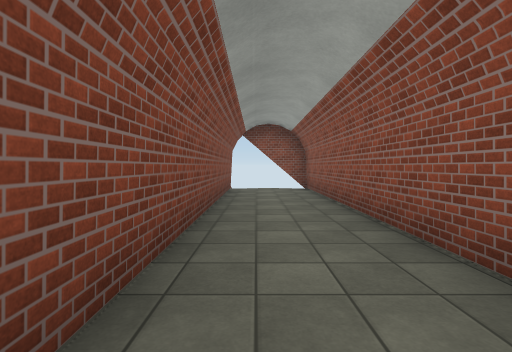
view 1 (above)

16 first-person views from a walk through a Unity game level. The camera is 1.4 m above the floor, tilts 2° down and sees 85° across. The floor is counted in squares, 2 m on a side. Each view is taken from the middle of a square. On the plan, view 1 faces up. The plan holds only what a view shows up to about 9 squares ahead; the rest is blank. The place goes on beyond the plan. Surface patterns are stand-ins for the level's own textures.

view 2
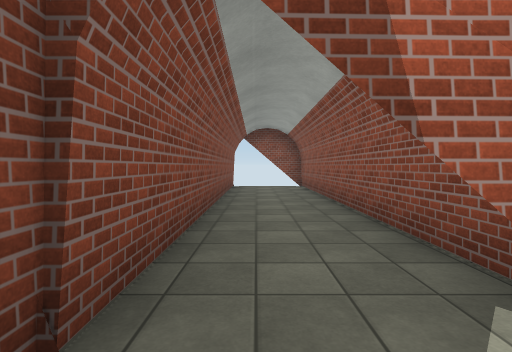

view 3
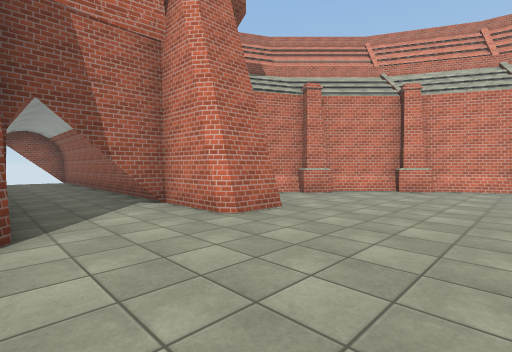

view 4
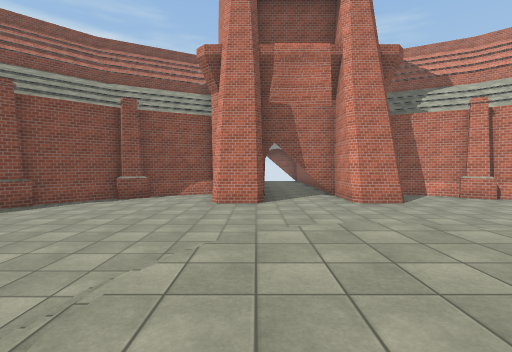

view 5
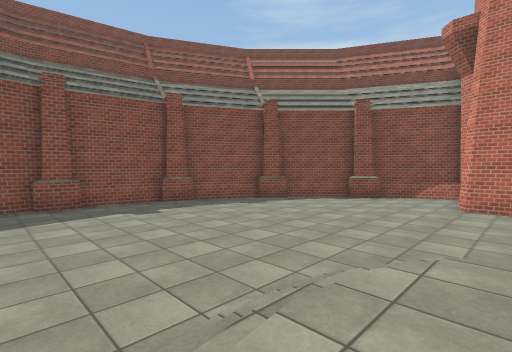

view 6
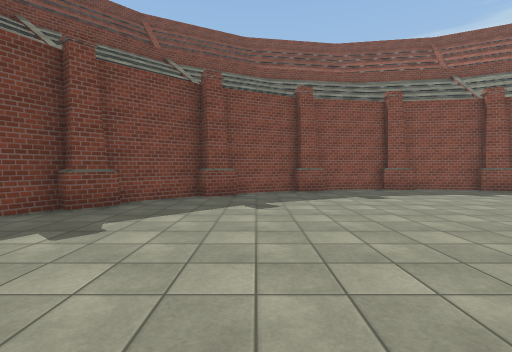

view 7
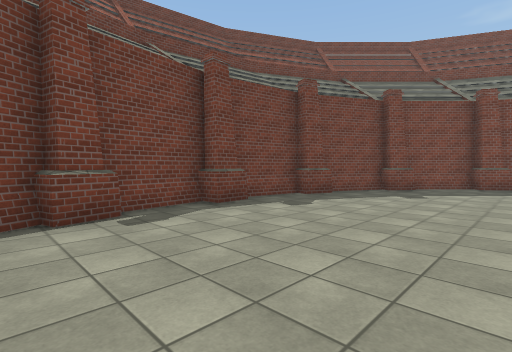

view 8
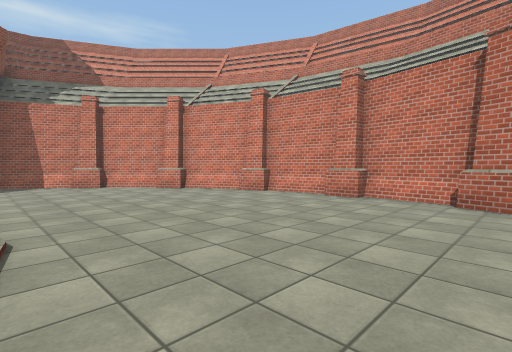

view 9
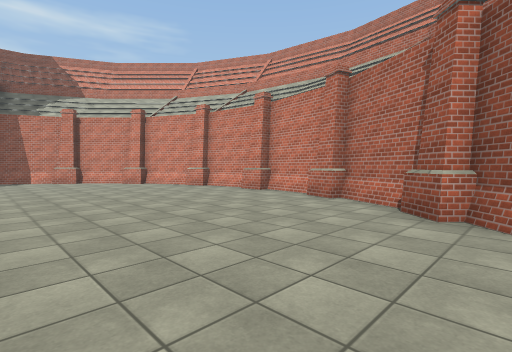

view 10
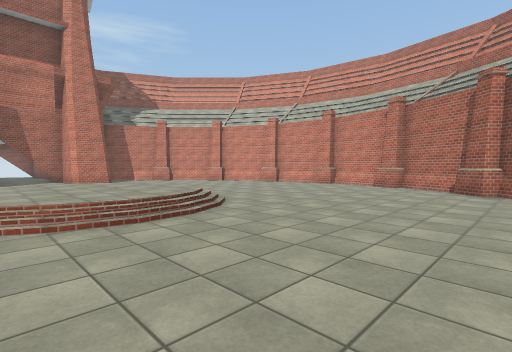

view 11
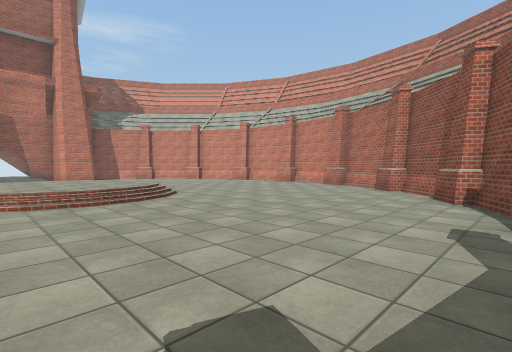

view 12
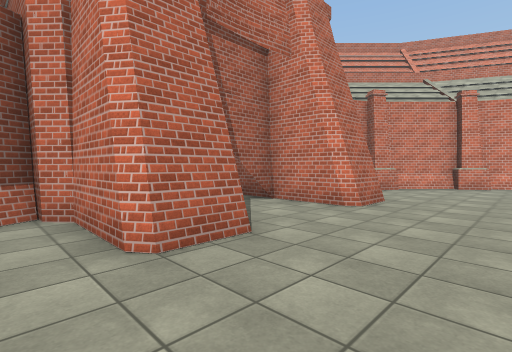

view 13
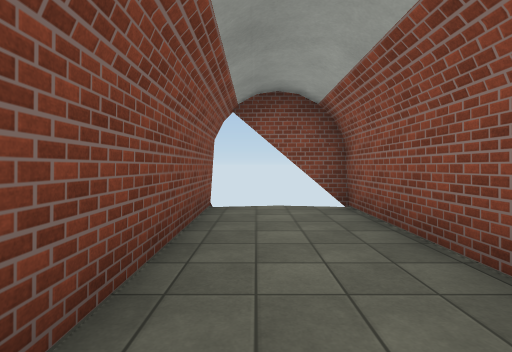

view 14
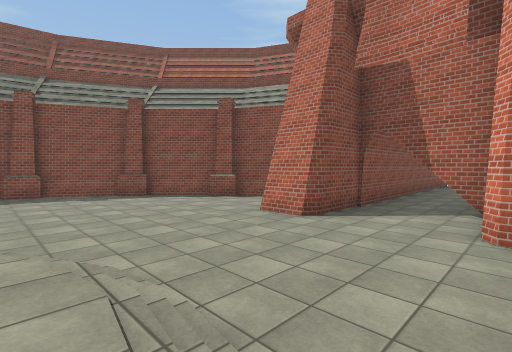

view 15
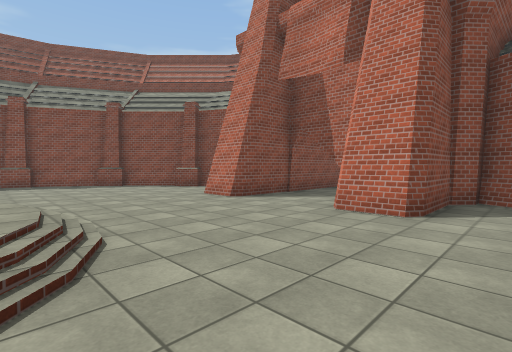

view 16
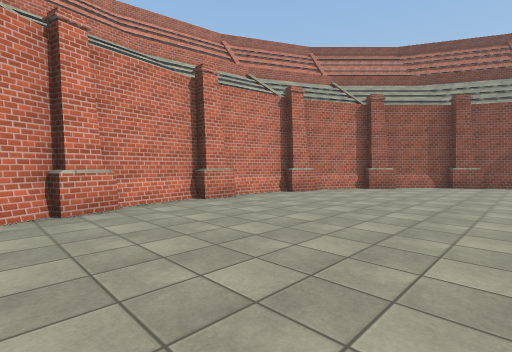

### Floor plan
Key: @ floor where view 1 was taken; # wall or solid block; . main floor; : floor 0.5 m higher than the main floor; / step, stairs or slope.
Columns run from 9 left of view 1 to 10 right of it. Each row starts with its distance up from view 1.
  9         # ##
  8         #..#
  7         #..#
  6         #..#
  5         #..#
  4         #..#
  3         #..#
  2         #..#
  1      ####..####
  0     ##.##@###.##
 -1   ###..##..##..##
 -2   #.............##
 -3  ##..............##
 -4  #................#
 -5 ##.......//.......#
 -6 #......//::/......##
 -7 #....../::::/......#
 -8 #....../::::/.....##
 -9 #...... ::::/......#
-10 ##......////......##
-11  #................#
-12  #................#
-13  ##..............##
-14   ##............##
-15    ##..........##
-16     ####....####
-17        ######

Where each view was taken, in squares from view 1:
view 1: 0 up, 0 right, facing up
view 2: 1 down, 0 right, facing up
view 3: 5 down, 1 left, facing up-right
view 4: 9 down, 1 left, facing up
view 5: 9 down, 1 left, facing up-left
view 6: 12 down, 0 right, facing left
view 7: 12 down, 4 right, facing down-left
view 8: 11 down, 3 right, facing up-right
view 9: 14 down, 3 right, facing up-right
view 10: 14 down, 1 left, facing up-right
view 11: 16 down, 1 left, facing up-right
view 12: 4 down, 3 left, facing up-right
view 13: 4 up, 0 right, facing up
view 14: 6 down, 2 right, facing up-left
view 15: 6 down, 4 right, facing up-left
view 16: 4 down, 4 right, facing down-right
